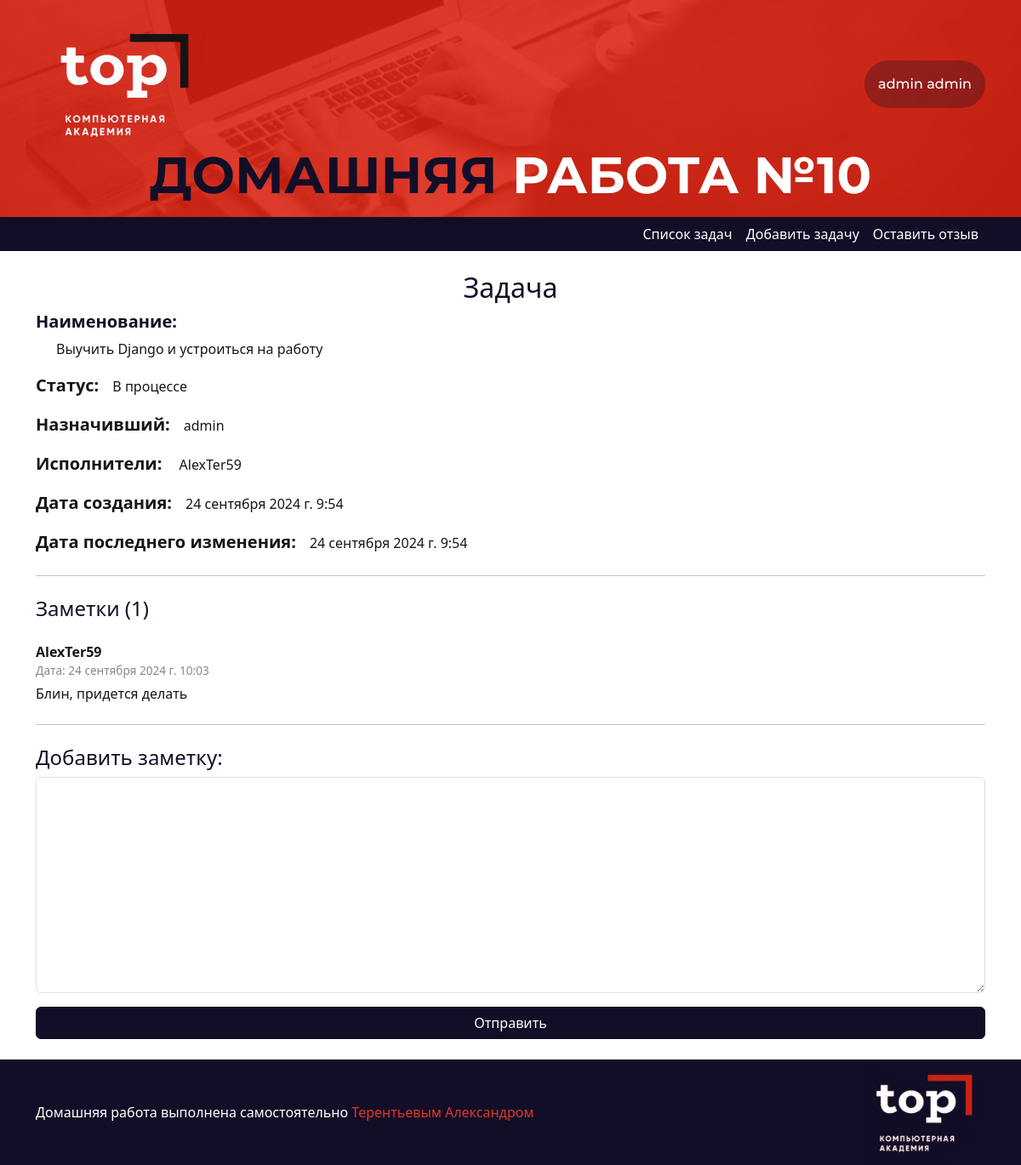
/task/1 (signed in), run on the app's committed database.
### user/models.py (models this page shows)
class Profile(models.Model):
    User = get_user_model()
    user = models.OneToOneField(User,
                                on_delete=models.CASCADE
                                )
    name = models.CharField(max_length=100,
                            null=True,
                            blank=True
                            )
    surname = models.CharField(max_length=100,
                               null=True,
                               blank=True
                               )
    created_at = models.DateTimeField(auto_now_add=True)
    avatar = models.ImageField(upload_to='avatars',
                               null=True,
                               blank=True)
    class Meta:
        verbose_name = 'Профиль'
        verbose_name_plural = 'Профили'
    def __str__(self):
        return self.user.username

### core/models.py (models this page shows, shortened)
class Task(models.Model):
    status = models.ForeignKey(TaskStatus,
                               blank=True,
                               null=True,
                               on_delete=models.SET_NULL,
                               related_name='tasks_status',
                               verbose_name='Статус задачи')
    task = models.TextField(max_length=1024, verbose_name='Задача')
    created_at = models.DateTimeField(auto_now_add=True)
    updated_at = models.DateTimeField(auto_now=True)
    profile_from = models.ForeignKey(Profile,
                                     related_name='tasks_from',
                                     on_delete=models.CASCADE
                                     )
    class Meta:
        verbose_name = 'Задача'
        verbose_name_plural = 'Задачи'

class TaskStatus(models.Model):
    status = models.CharField(max_length=128, verbose_name='Статус задачи')
    def __str__(self):
        return self.status
    class Meta:
        verbose_name = 'Статус задачи'
        verbose_name_plural = 'Статусы задач'

class TaskNote(models.Model):
    note = models.TextField(max_length=1024, verbose_name='Заметка')
    task = models.ForeignKey(Task,
                             blank=True,
                             null=True,
                             on_delete=models.CASCADE,
                             related_name='task_note',
                             verbose_name='Задача')
    created_at = models.DateTimeField(auto_now_add=True)
    profile = models.ForeignKey(Profile,
                                related_name='profile_notes',
                                on_delete=models.CASCADE)
    class Meta:
        verbose_name = 'Заметка'
        verbose_name_plural = 'Заметки'

### core/views.py (the view, shortened to what this page needs)
# urls.py: path('task/<int:task_id>', task_detail, name='task_detail'),
@login_required
def task_detail(request, task_id):
    task = Task.objects.get(id=task_id)
    executors = [executor.profile.user for executor in task.task_executor.all()]
    notes = task.task_note.all()
    add_note_form = AddNoteModelForm()
    return render(request, 'task_detail.html',
                  {'task': task,
                   'notes': notes,
                   'add_note_form': add_note_form,
                   'executors': executors
                   })

### core/forms.py (shortened to what this page needs)
class AddNoteModelForm(forms.ModelForm):
    class Meta:
        model = TaskNote
        fields = ['note']
    def __init__(self, *args, **kwargs):
        super(AddNoteModelForm, self).__init__(*args, **kwargs)
        for visible in self.visible_fields():
            visible.field.widget.attrs['class'] = 'form-control'

### templates/task_detail.html (shortened to what this page needs)
{% extends 'base.html' %}
{% block content %}
<div class="container">
    <div class="task_container">
        <h2 class="text-center">Задача</h2>
        <div class="task_info">
            <h5>Наименование:</h5>
            <p class="px-4">{{task.task}}</p>
            <p class=""><span>Статус:</span>&emsp;{{task.status}}</p>
            <p class=""><span>Назначивший:</span>&emsp;{{task.profile_from}}</p>
            <p class=""><span>Исполнители:</span>&emsp;
                {% for executor in executors %}
                    {{ executor.username }}{% if not forloop.last %}, {% endif %}
                {% endfor %}
            </p>
            <p class=""><span>Дата создания:</span>&emsp;{{task.created_at}}</p>
            <p class=""><span>Дата последнего изменения:</span>&emsp;{{task.updated_at}}</p>
        </div>
    </div>
    <hr class="my-4">
    <div class="note_container">
        <h4 class="mb-4">Заметки ({{ notes|length }})</h4>
        {% for note in notes %}
        <div class="note">
            <p class="fw-bolder mb-0">{{ note.profile.user.username }}</p>
            <p class="note-date">Дата: {{ note.created_at }}</p>
            <p class="note-text mb-3">{{ note.note }}</p>
        </div>
        {% endfor %}
    </div>
    <hr class="my-4">
    <div class="note-form">
        <h4>Добавить заметку:</h4>
        <form action="{% url 'task_detail' task.id %}" method="post">
            {{ add_note_form.note }}
            <div class="d-grid mt-3">
                <button type="submit" class="btn btn-primary">Отправить</button>
            </div>
        </form>
    </div>
</div>
{% endblock content %}

### templates/base.html (shortened to what this page needs)
{% load static %}
<!DOCTYPE html>
<html lang="ru">
<head>
    <link href="https://cdn.jsdelivr.net/npm/bootstrap@5.3.3/dist/css/bootstrap.min.css" rel="stylesheet"
>
    <link rel="stylesheet" href="{% static 'css/base.css' %}">
</head>
<body>
<header class="header_box p-3">
    <div class="container">
        <div class="d-flex justify-content-between flex-row align-items-center">
            <a href="{% url 'tasks' %}"><img src="{% static 'img/Logo_white.png' %}" alt="#" width="200px" class=></a>
            {% if request.user.is_authenticated %}
                <div class="dropdown">
                    <button class="header_btn header_btn_text p-3 d-flex flex-row align-items-center justify-content-center"
                            type="button" id="dropdownMenuButton1" data-bs-toggle="dropdown" aria-expanded="false">
                        {{ request.user.profile.name }} {{ request.user.profile.surname }}
                    </button>
                </div>
            {% endif %}
        </div>
        <div class="d-flex justify-content-center flex-row align-items-center">
            <div class="title_container">
                <h1 class="header_title"><span>Домашняя</span> Работа №10</h1>
            </div>
        </div>
    </div>
</header>
<nav class="d-flex">
    <div class="container">
        <ul class="nav col-12 col-lg-auto me-lg-auto mb-2 justify-content-end mb-md-0">
            <li><a href="{% url 'tasks' %}" class="nav-link px-2">Список задач</a></li>
            <li><a href="{% url 'add_task' %}" class="nav-link px-2">Добавить задачу</a></li>
            <li><a href="{% url 'add_feedback' %}" class="nav-link px-2">Оставить отзыв</a></li>
        </ul>
    </div>
</nav>
<main class="d-flex align-items-center py-4">
    {% block content %}
    {% endblock content %}
</main>
<footer>
    <div class="container">
        <div class="d-flex flex-wrap justify-content-between align-items-center">
            <p class="footer_text mb-0">
                Домашняя работа выполнена самостоятельно <span>Терентьевым Александром</span>
            </p>
            <div class="logo_container">
                <img class="logo_red" src="{% static 'img/Logo_red.png' %}" alt="Logo" width="150px">
            </div>
        </div>
    </div>
</footer>
</body>
</html>

### static/css/base.css (style rules this page uses)
:root { --bg_transparent: #00000000; --content_width: 1000px; --light_text: white; --dark_text: #161616; --dark_blue: #130e27; --font_header_title: "Montserrat Bold"; --font_header_text: "Montserrat Medium"; --font_text: "PTSerif Regular"; --red: #dd392a; --bg_main_color: #efefef; }
* { margin: 0; padding: 0; box-sizing: border-box; color: var(--dark_text); }
h1, h2, h3, h4, h5 { color: var(--dark_blue); }
html, body { height: 100%; }
body { display: flex; flex-direction: column; }
main { flex: 1 0 auto; }
a { text-decoration: none; color: var(--red); }
.header_box { background-color: var(--red); background-image: url(/static/img/bg_header.jpg); background-repeat: no-repeat; background-position: center; background-size: cover; }
.header_btn { height: 100%; min-width: 100px; gap: 10px; border-radius: 50px; background-color: rgba(19, 14, 38, 0.3); transition: 0.2s; }
.dropdown button { border: none; }
.header_btn_text { font-family: var(--font_header_text); font-size: 16px; color: var(--light_text); }
.header_title { font-family: var(--font_header_title); font-size: 60px; line-height: 50px; text-transform: uppercase; color: var(--light_text); }
.header_title span { color: var(--dark_blue); font-family: var(--font_header_title); }
nav, footer { background-color: var(--dark_blue); }
.nav-link { color: var(--light_text); }
.task_info span, .task_info h5 { font-size: 20px; font-weight: bold; }
.note-date { font-size: 0.85em; color: #888; margin-bottom: 5px; }
.btn-primary { background-color: var(--dark_blue); border-color: var(--dark_blue); }
.footer_text { color: var(--light_text); }
.footer_text span { color: var(--red); }

### data on the page
Task: task "Выучить Django и устроиться на работу", status "В процессе", profile_from "admin", created_at "24 сентября 2024 г. 9:54", updated_at "24 сентября 2024 г. 9:54"
TaskNote: profile.user.username "AlexTer59", created_at "24 сентября 2024 г. 10:03", note "Блин, придется делать"

### other printed values
{{ request.user.profile.name }} "admin"
{{ request.user.profile.surname }} "admin"
{{ executor.username }} "AlexTer59"
{{ notes|length }} "1"
